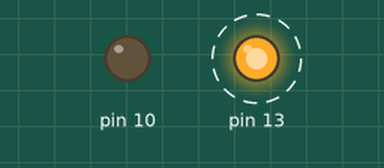
This sketch was run on a simulated Arduino Uno, built with avr-gcc and run on an emulated ATmega328P. On the bench: output pins drawn as LEDs (lit = HIGH). Dashed ring = blinking.

Above: at 0.15 s.
Timing chart, 0 to 3.0 s (numbered marks = the images above):
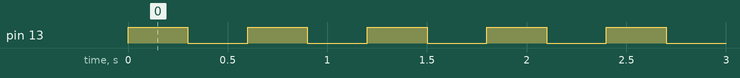

The sketch:

sketch_mar02a.ino
```cpp
void setup() {
  // put your setup code here, to run once:
pinMode(13,OUTPUT);
pinMode(10, OUTPUT);
}

void loop() {
  // put your main code here, to run repeatedly:
digitalWrite(13,1); //nyalakan LED
digitalWrite(13,HIGH);
delay(300); //menunggu 1 detik
digitalWrite(13,0); // LED mati
digitalWrite(10,LOW);
delay(300);
}
```

Measured:
- by itself, pin 13: alternates HIGH for 0.30 s and LOW for 0.30 s
